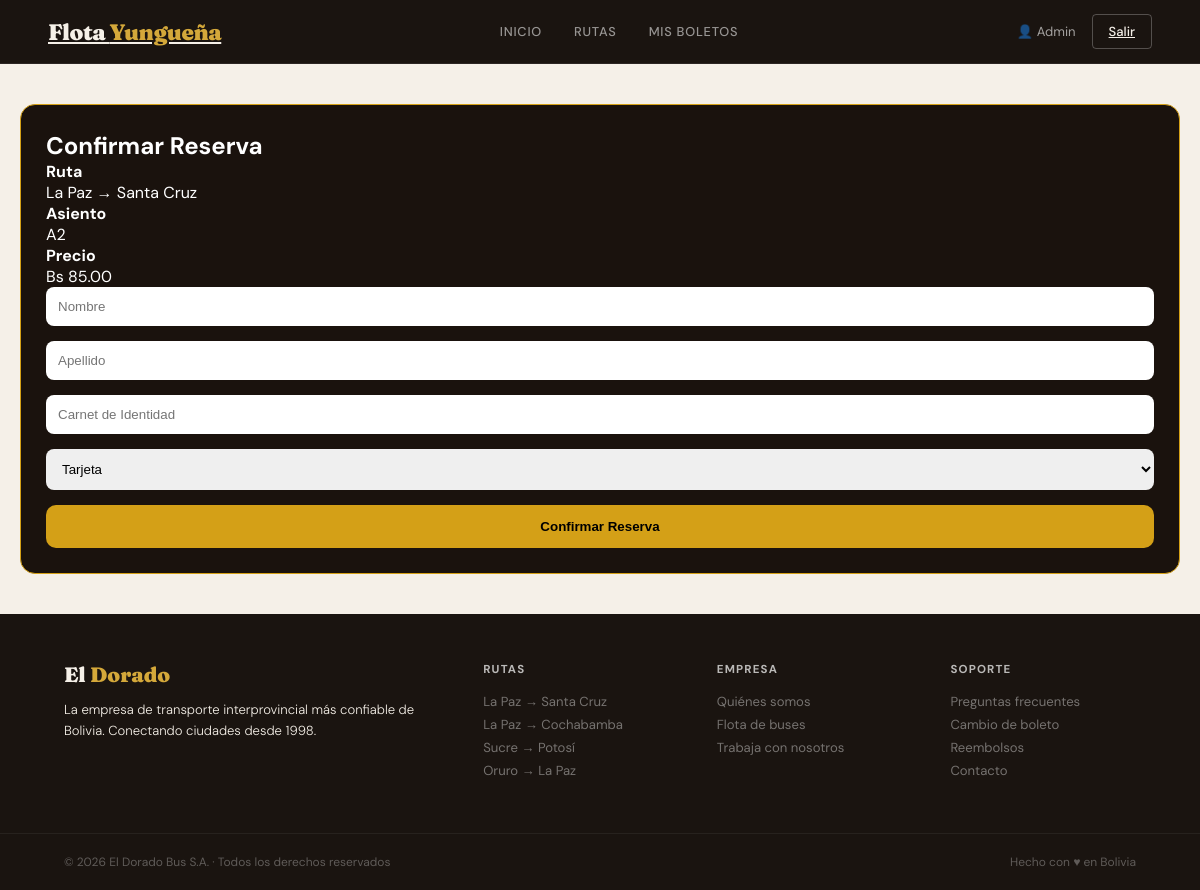
The page /index.php?page=reserva&viaje_id=1&asiento_id=2 (signed in) on the database its author committed.
### tables this page shows
CREATE TABLE `viajes` (
  `id` int(10) UNSIGNED NOT NULL,
  `horario_id` int(10) UNSIGNED NOT NULL,
  `fecha_viaje` date NOT NULL,
  `precio` decimal(8,2) NOT NULL,
  `estado` enum('programado','en_curso','completado','cancelado') NOT NULL DEFAULT 'programado'
);

CREATE TABLE `ciudades` (
  `id` int(10) UNSIGNED NOT NULL,
  `nombre` varchar(80) NOT NULL,
  `codigo` char(3) NOT NULL
);

CREATE TABLE `asientos` (
  `id` int(10) UNSIGNED NOT NULL,
  `bus_id` int(10) UNSIGNED NOT NULL,
  `numero` varchar(4) NOT NULL,
  `tipo` enum('normal','premium') NOT NULL DEFAULT 'normal'
);

### index.php (called while the page is built, shortened)
<?php
require_once __DIR__ . '/config/database.php';
require_once __DIR__ . '/controllers/ReservaController.php';
$page   = $_GET['page']   ?? 'home';
switch ($page) {
    case 'reserva':
        $data = (new ReservaController())->form();
        break;
}
require __DIR__ . '/views/layout.php';

### controllers/ReservaController.php (called while the page is built, shortened)
<?php
require_once __DIR__ . '/../models/RutaModel.php';
class ReservaController {
    private RutaModel    $rutaModel;
    public function __construct() {
        $this->rutaModel    = new RutaModel();
    }
    public function form(): array {
        $viajeId   = (int)($_GET['viaje_id']   ?? 0);
        $asientoId = (int)($_GET['asiento_id'] ?? 0);
        $viaje = $this->rutaModel->getViajeById($viajeId);
        $stmt = \Database::connect()->prepare(
            'SELECT id, numero, tipo FROM asientos WHERE id = ? LIMIT 1'
        );
        $stmt->execute([$asientoId]);
        $asiento = $stmt->fetch();
        return compact('viaje', 'asiento');
    }
}

### config/database.php (called while the page is built, shortened)
<?php
class Database {
    private static ?PDO $instance = null;
    public static function connect(): PDO {
        if (self::$instance === null) {
            $dsn = sprintf(
            'mysql:host=%s;port=%s;dbname=%s;charset=%s',
             DB_HOST,
             DB_PORT,
             DB_NAME,
             DB_CHARSET
);
            self::$instance = new PDO($dsn, DB_USER, DB_PASS, [
                PDO::ATTR_ERRMODE => PDO::ERRMODE_EXCEPTION,
                PDO::ATTR_DEFAULT_FETCH_MODE => PDO::FETCH_ASSOC,
                PDO::ATTR_EMULATE_PREPARES => false,
            ]);
        }
        return self::$instance;
    }
}

### models/RutaModel.php (called while the page is built, shortened)
<?php
require_once __DIR__ . '/../config/database.php';
class RutaModel {
    private PDO $db;
    public function __construct() {
        $this->db = Database::connect();
    }
    public function getViajeById(int $id): ?array {
        $stmt = $this->db->prepare(
            "SELECT v.*, h.hora_salida, h.hora_llegada, h.bus_id,
                    r.duracion_h, r.precio_base,
                    c_o.nombre AS origen, c_d.nombre AS destino,
                    b.tipo AS tipo_bus, b.total_seats, b.placa
             FROM viajes v
             JOIN horarios h   ON h.id  = v.horario_id
             JOIN rutas    r   ON r.id  = h.ruta_id
             JOIN ciudades c_o ON c_o.id = r.origen_id
             JOIN ciudades c_d ON c_d.id = r.destino_id
             JOIN buses    b   ON b.id  = h.bus_id
             WHERE v.id = ? LIMIT 1"
        );
        $stmt->execute([$id]);
        $row = $stmt->fetch();
        return $row ?: null;
    }
}

### views/reserva.php (the view, shortened to what this page needs)
<section class="reserva-container">
    <div class="reserva-card">
        <h1>Confirmar Reserva</h1>
        <div class="resumen">
            <div>
                <strong>Ruta</strong>
                <p><?= $viaje['origen'] ?> → <?= $viaje['destino'] ?></p>
            </div>
            <div>
                <strong>Asiento</strong>
                <p><?= $asiento['numero'] ?></p>
            </div>
            <div>
                <strong>Precio</strong>
                <p>Bs <?= number_format($viaje['precio'],2) ?></p>
            </div>
        </div>
        <form method="POST" action="index.php?page=confirmar_reserva">
            <input type="text" name="nombre" placeholder="Nombre" required>
            <input type="text" name="apellido" placeholder="Apellido" required>
            <input type="text" name="ci" placeholder="Carnet de Identidad" required>
            <select name="metodo_pago">
                <option value="tarjeta">Tarjeta</option>
            </select>
            <button class="btn-reservar">
                Confirmar Reserva
            </button>
        </form>
    </div>
</section>

### style.css (style rules this page uses)
*, *::before, *::after { box-sizing: border-box; margin: 0; padding: 0; }
:root { --cream: #F5F0E8; --dark: #1A1410; --rust: #C8441A; --rust-d: #8B2E0F; --gold: #D4A83A; --gold-light: #F5E9C8; --slate: #3A3530; --mid: #6B6560; --light: #E8E3DB; --white: #FDFAF5; --r: 4px; --r-lg: 12px; }
html { scroll-behavior: smooth; }
body { font-family: 'DM Sans', sans-serif; background: var(--cream); color: var(--dark); min-height: 100vh; }
.detalle-container, .reserva-container, .confirmacion-container, .mis-reservas { max-width:1200px; margin:auto; padding:40px 20px; }
.detalle-card, .reserva-card, .confirmacion-card, .ticket-card { background:#1a120d; border:1px solid #d4a017; border-radius:15px; padding:25px; color:white; }
.reserva-card form { display:flex; flex-direction:column; gap:15px; }
.reserva-card input, .reserva-card select { padding:12px; border:none; border-radius:8px; }
.btn-reservar, .btn-confirmacion { background:#d4a017; color:black; font-weight:bold; padding:14px; border:none; border-radius:10px; text-decoration:none; text-align:center; cursor:pointer; }

### rows shown on the page
viajes: ciudades.nombre "La Paz", ciudades.nombre "Santa Cruz", precio "85.00"
asientos: numero "A2"

### other values the page prints
$userName "Admin"
